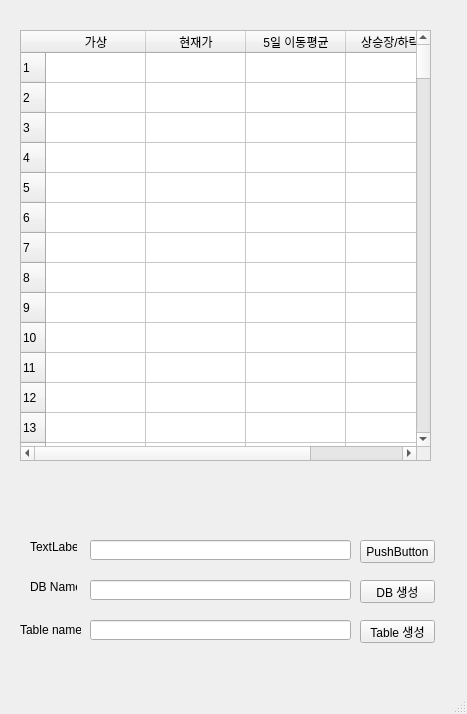
<?xml version="1.0" encoding="UTF-8"?>
<ui version="4.0">
 <class>MainWindow</class>
 <widget class="QMainWindow" name="MainWindow">
  <property name="geometry">
   <rect>
    <x>0</x>
    <y>0</y>
    <width>467</width>
    <height>714</height>
   </rect>
  </property>
  <property name="windowTitle">
   <string>가상화폐 상승장/하락장 알리미</string>
  </property>
  <property name="windowIcon">
   <iconset>
    <normaloff>../image/iconfinder_cryptocurrency_blockchain_Bitcoin_BTC_2907507.png</normaloff>../image/iconfinder_cryptocurrency_blockchain_Bitcoin_BTC_2907507.png</iconset>
  </property>
  <widget class="QWidget" name="centralwidget">
   <widget class="QTableWidget" name="tableWidget">
    <property name="geometry">
     <rect>
      <x>20</x>
      <y>30</y>
      <width>411</width>
      <height>431</height>
     </rect>
    </property>
    <property name="rowCount">
     <number>150</number>
    </property>
    <row/>
    <row/>
    <row/>
    <row/>
    <row/>
    <row/>
    <row/>
    <row/>
    <row/>
    <row/>
    <row/>
    <row/>
    <row/>
    <row/>
    <row/>
    <row/>
    <row/>
    <row/>
    <row/>
    <row/>
    <row/>
    <row/>
    <row/>
    <row/>
    <row/>
    <row/>
    <row/>
    <row/>
    <row/>
    <row/>
    <row/>
    <row/>
    <row/>
    <row/>
    <row/>
    <row/>
    <row/>
    <row/>
    <row/>
    <row/>
    <row/>
    <row/>
    <row/>
    <row/>
    <row/>
    <row/>
    <row/>
    <row/>
    <row/>
    <row/>
    <row/>
    <row/>
    <row/>
    <row/>
    <row/>
    <row/>
    <row/>
    <row/>
    <row/>
    <row/>
    <row/>
    <row/>
    <row/>
    <row/>
    <row/>
    <row/>
    <row/>
    <row/>
    <row/>
    <row/>
    <row/>
    <row/>
    <row/>
    <row/>
    <row/>
    <row/>
    <row/>
    <row/>
    <row/>
    <row/>
    <row/>
    <row/>
    <row/>
    <row/>
    <row/>
    <row/>
    <row/>
    <row/>
    <row/>
    <row/>
    <row/>
    <row/>
    <row/>
    <row/>
    <row/>
    <row/>
    <row/>
    <row/>
    <row/>
    <row/>
    <row/>
    <row/>
    <row/>
    <row/>
    <row/>
    <row/>
    <row/>
    <row/>
    <row/>
    <row/>
    <row/>
    <row/>
    <row/>
    <row/>
    <row/>
    <row/>
    <row/>
    <row/>
    <row/>
    <row/>
    <row/>
    <row/>
    <row/>
    <row/>
    <row/>
    <row/>
    <row/>
    <row/>
    <row/>
    <row/>
    <row/>
    <row/>
    <row/>
    <row/>
    <row/>
    <row/>
    <row/>
    <row/>
    <row/>
    <row/>
    <row/>
    <row/>
    <row/>
    <row/>
    <row/>
    <row/>
    <row/>
    <row/>
    <row/>
    <row/>
    <column>
     <property name="text">
      <string>가상</string>
     </property>
    </column>
    <column>
     <property name="text">
      <string>현재가</string>
     </property>
    </column>
    <column>
     <property name="text">
      <string>5일 이동평균</string>
     </property>
    </column>
    <column>
     <property name="text">
      <string>상승장/하락장</string>
     </property>
    </column>
   </widget>
   <widget class="QPushButton" name="pushButton">
    <property name="geometry">
     <rect>
      <x>360</x>
      <y>540</y>
      <width>75</width>
      <height>23</height>
     </rect>
    </property>
    <property name="text">
     <string>PushButton</string>
    </property>
   </widget>
   <widget class="QLabel" name="label">
    <property name="geometry">
     <rect>
      <x>30</x>
      <y>540</y>
      <width>47</width>
      <height>13</height>
     </rect>
    </property>
    <property name="text">
     <string>TextLabel</string>
    </property>
   </widget>
   <widget class="QLineEdit" name="lineEdit">
    <property name="geometry">
     <rect>
      <x>90</x>
      <y>540</y>
      <width>261</width>
      <height>20</height>
     </rect>
    </property>
   </widget>
   <widget class="QPushButton" name="pushButton_2">
    <property name="geometry">
     <rect>
      <x>360</x>
      <y>580</y>
      <width>75</width>
      <height>23</height>
     </rect>
    </property>
    <property name="text">
     <string>DB 생성</string>
    </property>
   </widget>
   <widget class="QLineEdit" name="lineEdit_2">
    <property name="geometry">
     <rect>
      <x>90</x>
      <y>580</y>
      <width>261</width>
      <height>20</height>
     </rect>
    </property>
   </widget>
   <widget class="QLabel" name="label_2">
    <property name="geometry">
     <rect>
      <x>30</x>
      <y>580</y>
      <width>47</width>
      <height>13</height>
     </rect>
    </property>
    <property name="text">
     <string>DB Name</string>
    </property>
   </widget>
   <widget class="QLabel" name="label_3">
    <property name="geometry">
     <rect>
      <x>20</x>
      <y>620</y>
      <width>61</width>
      <height>20</height>
     </rect>
    </property>
    <property name="text">
     <string>Table name</string>
    </property>
   </widget>
   <widget class="QLineEdit" name="lineEdit_3">
    <property name="geometry">
     <rect>
      <x>90</x>
      <y>620</y>
      <width>261</width>
      <height>20</height>
     </rect>
    </property>
   </widget>
   <widget class="QPushButton" name="pushButton_3">
    <property name="geometry">
     <rect>
      <x>360</x>
      <y>620</y>
      <width>75</width>
      <height>23</height>
     </rect>
    </property>
    <property name="text">
     <string>Table 생성</string>
    </property>
   </widget>
  </widget>
  <widget class="QMenuBar" name="menubar">
   <property name="geometry">
    <rect>
     <x>0</x>
     <y>0</y>
     <width>467</width>
     <height>21</height>
    </rect>
   </property>
  </widget>
  <widget class="QStatusBar" name="statusbar"/>
 </widget>
 <resources/>
 <connections/>
</ui>
